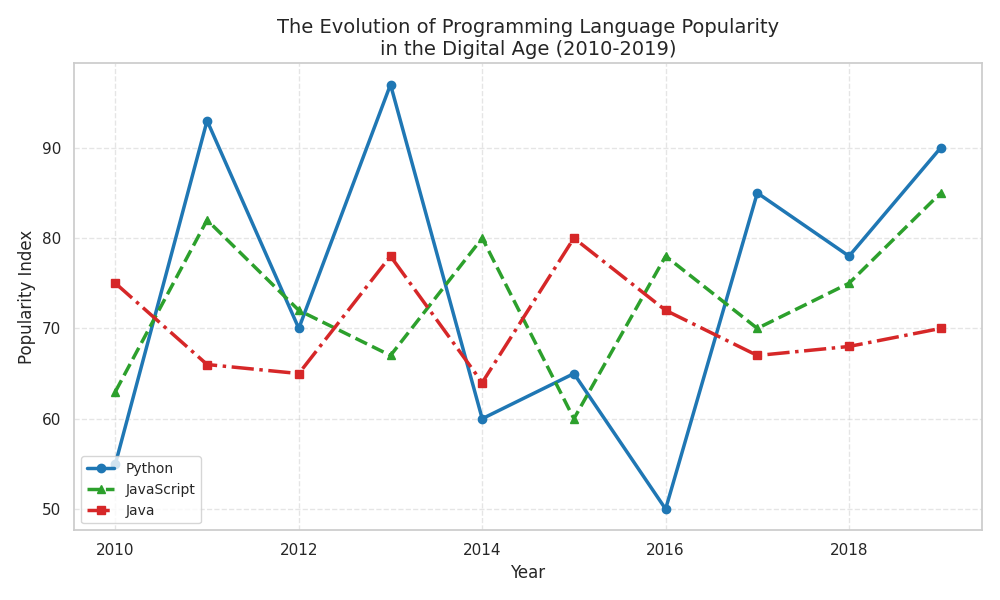

The script that drew this image:
import matplotlib.pyplot as plt
import numpy as np

years = np.arange(2010, 2020)

# Shuffle popularity data
python_popularity = np.array([55, 93, 70, 97, 60, 65, 50, 85, 78, 90])
javascript_popularity = np.array([63, 82, 72, 67, 80, 60, 78, 70, 75, 85])
java_popularity = np.array([75, 66, 65, 78, 64, 80, 72, 67, 68, 70])

fig, ax = plt.subplots(figsize=(10, 6))

ax.plot(years, python_popularity, label='Python', color='tab:blue', marker='o', linewidth=2.5, linestyle='-')
ax.plot(years, javascript_popularity, label='JavaScript', color='tab:green', marker='^', linewidth=2.5, linestyle='--')
ax.plot(years, java_popularity, label='Java', color='tab:red', marker='s', linewidth=2.5, linestyle='-.')

ax.set_xlabel('Year', fontsize=12)
ax.set_ylabel('Popularity Index', fontsize=12)
ax.set_title('The Evolution of Programming Language Popularity\nin the Digital Age (2010-2019)', fontsize=14)
ax.grid(True, linestyle='--', alpha=0.5)
ax.legend(loc='lower left', fontsize=10)
plt.tight_layout()

plt.show()
